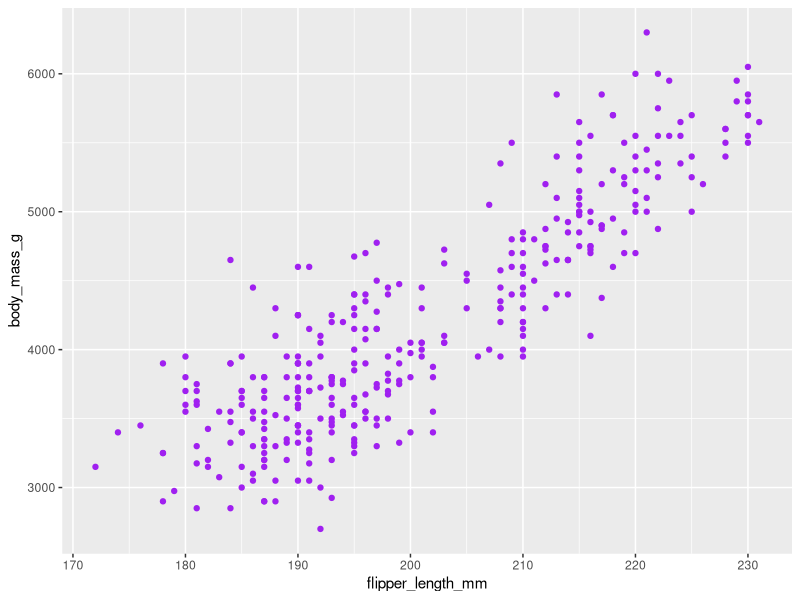
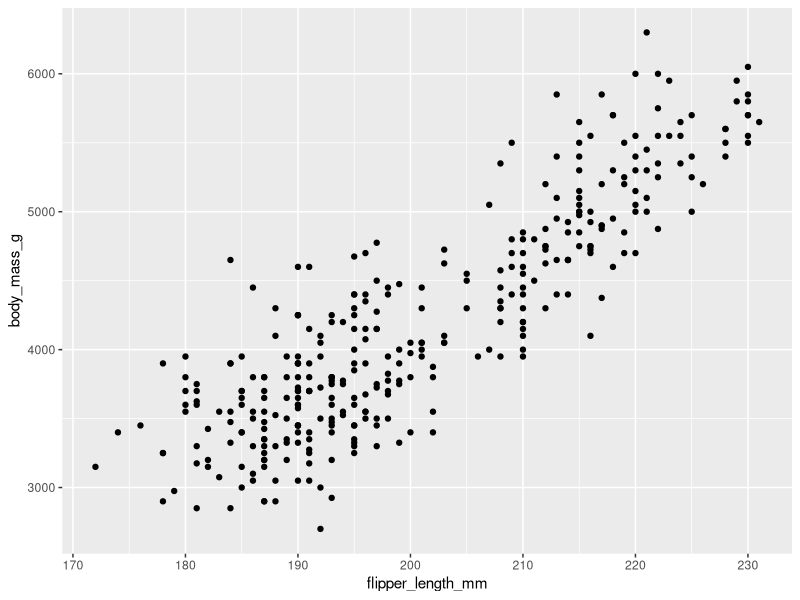
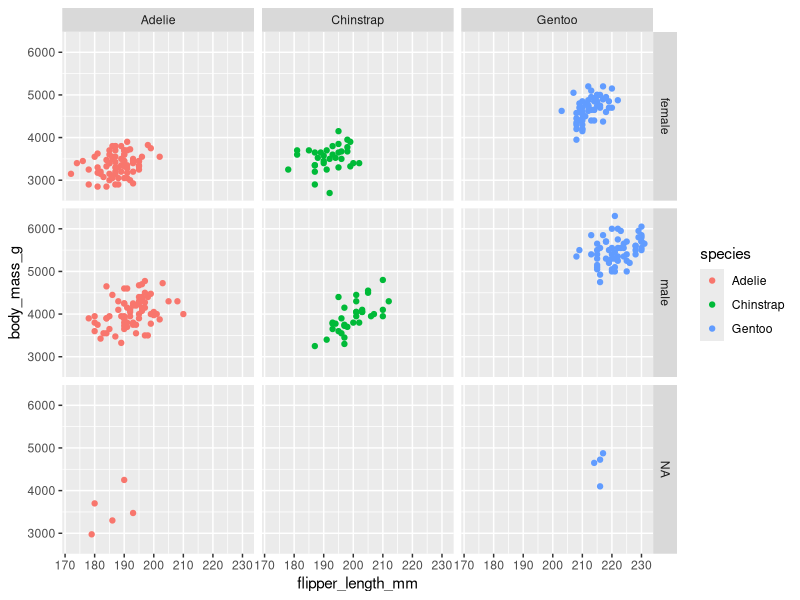

Here is the R script that generated these plots, in order:
## ---- chunk 1
install.packages("tidyverse")
install.packages("palmerpenguins")
library(tidyverse)
library(palmerpenguins)
## ---- chunk 2
ggplot(data=penguins, aes(x=flipper_length_mm,y=body_mass_g)) + 
  geom_point(color="purple")
## ---- chunk 3
ggplot(data=penguins, aes(x=flipper_length_mm,y=body_mass_g)) + 
  geom_point(aes(shapes=species))
## ---- chunk 4
ggplot(data = penguins, aes(x = flipper_length_mm, y = body_mass_g)) + 
  geom_point(aes(color=species)) + 
  facet_grid(sex~species)

